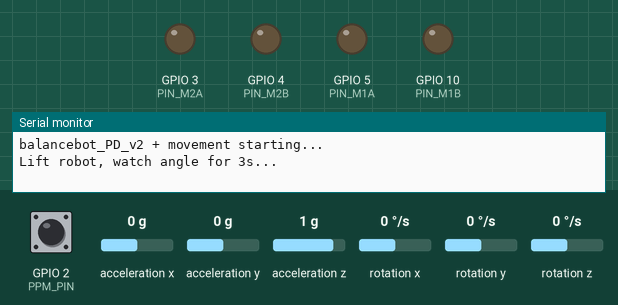
This sketch was run on a simulated ESP32-S3. On the bench: output pins drawn as LEDs (lit = HIGH), the last lines printed to the serial monitor. Wiring (inferred from the names in the program): MPU-6050 motion sensor at I2C address 0x68. Inputs (shaded band) come from the test bench; at power-on: acceleration x 0 g, rotation y 0 °/s, GPIO 2 (PPM_PIN) HIGH, acceleration y 0 g, acceleration z 1 g, rotation x 0 °/s, rotation z 0 °/s.

Above: at 1.5 s.
5.7 s: acceleration x set to -1.4 g
7.9 s: rotation y set to -192 °/s
At 8.11 s:
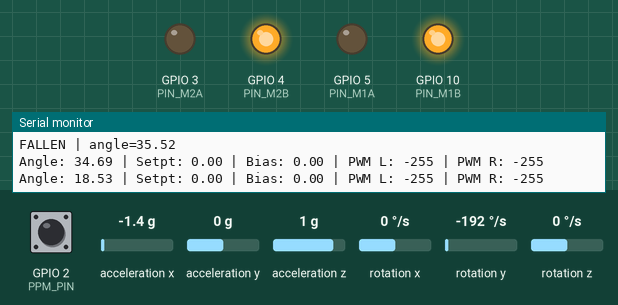
10.0 s: rotation y set to 0 °/s
At 10.23 s:
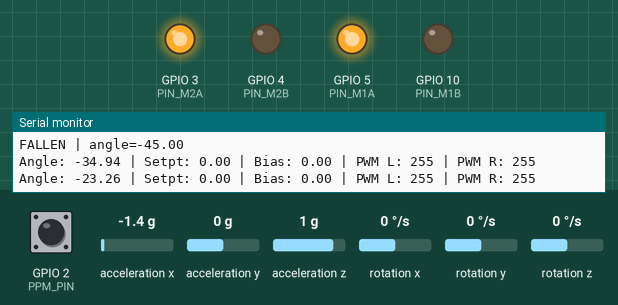
12.1 s: acceleration x set to 0 g
15.1 s: acceleration x set to 0.2 g
At 16.42 s:
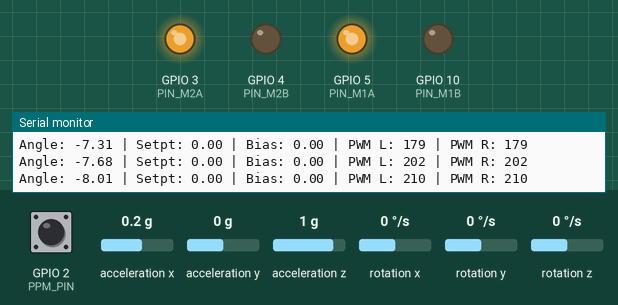
18.1 s: acceleration x set to -0.8 g
At 19.7 s:
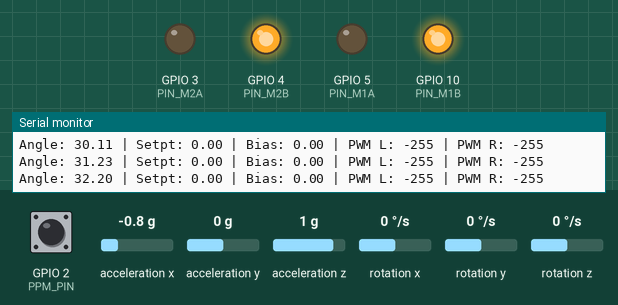
Timing chart, 0 to 21.0 s (numbered marks = the images above; inputs shaded):
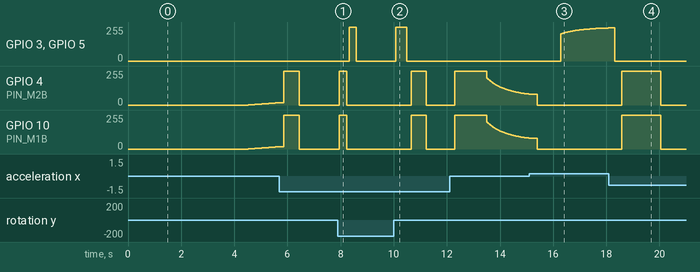

The sketch:

balancebot_PD_mecanum_wheel_with_RC.ino
```cpp
/*  ============================================================
    balancebot_PD_v2.ino  — with directional movement sequence

    Added on top of your existing code:
    - moveState enum for sequence control
    - DesiredAnglePitch offset for forward/backward
    - turnBias offset for left/right differential
    - Timed state machine: FWD → LEFT → RIGHT → BWD → BALANCE

    Core PID, IMU, Kalman, motor helpers — all unchanged.
    ============================================================ */

#include <Wire.h>
#include <math.h>

// ─── Pins — unchanged ───────────────────────────────────────────
#define CUSTOM_SDA_PIN  6
#define CUSTOM_SCL_PIN  7
#define PIN_M1A         5
#define PIN_M1B         10
#define PIN_M2A         3
#define PIN_M2B         4

#define PWM_FREQ        20000
#define PWM_RESOLUTION  8
#define MPU6050_ADDRESS 0x68

// ─── Timing — unchanged ─────────────────────────────────────────
const float dt = 0.005;
uint32_t LoopTimer;

// ─── IMU — unchanged ────────────────────────────────────────────
int16_t AccXLSB, AccYLSB, AccZLSB;
int16_t GyroXLSB, GyroYLSB, GyroZLSB;
float AccX, AccY, AccZ;
float RateRoll, RatePitch, RateYaw;
float AnglePitch;

// ─── Calibration — unchanged ────────────────────────────────────
float RateCalibrationRoll  = -3.57;
float RateCalibrationPitch = -1.08;
float RateCalibrationYaw   =  0.74;
float AccXCalibration      =  0.00;
float AccYCalibration      =  0.01;
float AccZCalibration      = -0.03;

// ─── Kalman — unchanged ─────────────────────────────────────────
float KalmanAnglePitch            = 0;
float KalmanUncertaintyAnglePitch = 4;
float Kalman1DOutput[2]           = {0, 0};

void kalman_1d(float& KalmanState, float& KalmanUncertainty,
               float KalmanInput, float KalmanMeasurement)
{
    KalmanState       = KalmanState + dt * KalmanInput;
    KalmanUncertainty = KalmanUncertainty + dt * dt * 4 * 4;
    float KalmanGain  = KalmanUncertainty / (KalmanUncertainty + 3 * 3);
    KalmanState       = KalmanState + KalmanGain * (KalmanMeasurement - KalmanState);
    KalmanUncertainty = (1 - KalmanGain) * KalmanUncertainty;
    Kalman1DOutput[0] = KalmanState;
    Kalman1DOutput[1] = KalmanUncertainty;
}

// ─── PID — unchanged ────────────────────────────────────────────
float P_gain = 20.0;
float I_gain = 20;
float D_gain = 0.05;

float DesiredAnglePitch = 0.0;  // modified by movement state

float Error       = 0;
float PrevError   = 0;
float PrevIterm   = 0;
float MotorOutput = 0;
float filteredDterm      = 0;
const float DTERM_FILTER_ALPHA = 0.80;

// ─── Safety ─────────────────────────────────────────────────────
const float FALL_ANGLE_DEG = 35.0;

// ─── Serial ─────────────────────────────────────────────────────
static uint32_t lastPrint       = 0;
static uint32_t lastPrintFallen = 0;

// ================================================================
//  PPM RECEIVER
// ================================================================
#define PPM_PIN            2
#define NUM_CHANNELS       8
#define PPM_SYNC_THRESHOLD 3000
#define CHANNEL_MIN        1000
#define CHANNEL_MAX        2000

volatile int ReceiverValue[NUM_CHANNELS];
volatile int channelIndex       = 0;
volatile unsigned long lastTime = 0;

void IRAM_ATTR ppmInterruptHandler()
{
    unsigned long currentTime = micros();
    unsigned long pulseWidth  = currentTime - lastTime;
    lastTime = currentTime;

    if (pulseWidth > PPM_SYNC_THRESHOLD)
    {
        channelIndex = 0;
    }
    else if (channelIndex < NUM_CHANNELS)
    {
        ReceiverValue[channelIndex] = constrain(pulseWidth, CHANNEL_MIN, CHANNEL_MAX);
        channelIndex++;
    }
}

void read_receiver(int *channelValues)
{
    noInterrupts();
    for (int i = 0; i < NUM_CHANNELS; i++)
    {
        channelValues[i] = ReceiverValue[i];
    }
    interrupts();
}

// ================================================================
//  RC SETTINGS — same values as your state machine
// ================================================================
const float FORWARD_ANGLE_OFFSET  =  8.0;  // same as your state machine
const float BACKWARD_ANGLE_OFFSET = -8.0;  // same as your state machine
const float MAX_TURN_BIAS         =  60.0; // same as your state machine
const int   DEAD_ZONE             =  80;   // stick center tolerance

// Active turn bias — same variable name as your state machine
float turnBias = 0.0;

// ================================================================
//  RC COMMAND — replaces update_move_state()
//  Same job: sets DesiredAnglePitch and turnBias.
//  Stick forward  = same as STATE_FORWARD
//  Stick backward = same as STATE_BACKWARD
//  Stick center   = same as STATE_BALANCE
//  Yaw left/right = same as STATE_TURN_LEFT / STATE_TURN_RIGHT
// ================================================================
void update_move_state()
{
    int channelValues[NUM_CHANNELS];
    read_receiver(channelValues);

    // ── Pitch [1] → forward / backward ──────────────────────
    int pitchCentered = channelValues[1] - 1500;

    if (pitchCentered > DEAD_ZONE)
    {
        DesiredAnglePitch = FORWARD_ANGLE_OFFSET;
    }
    else if (pitchCentered < -DEAD_ZONE)
    {
        DesiredAnglePitch = BACKWARD_ANGLE_OFFSET;
    }
    else
    {
        // Orignal Version
        //DesiredAnglePitch = 0.0;
        //DesiredAnglePitch = DesiredAnglePitch * 0.90;

        // Proposed Version - Yet to try
        DesiredAnglePitch = DesiredAnglePitch * 0.90; //smooth return
        if (fabs(DesiredAnglePitch) < 0.1)
        {
         DesiredAnglePitch = 0.0; // avoid drift
        }
    }

    // ── Yaw [3] → left / right ──────────────────────────────
    int yawCentered = channelValues[3] - 1500;

    if (yawCentered > DEAD_ZONE)
    {
        turnBias = MAX_TURN_BIAS;
    }
    else if (yawCentered < -DEAD_ZONE)
    {
        turnBias = -MAX_TURN_BIAS;
    }
    else
    {
        turnBias = 0.0;
    }
}

// ================================================================
//  IMU READ — unchanged
// ================================================================
void read_imu() {
    Wire.beginTransmission(MPU6050_ADDRESS);
    Wire.write(0x3B);
    Wire.endTransmission();
    Wire.requestFrom(MPU6050_ADDRESS, 6);
    AccXLSB = Wire.read() << 8 | Wire.read();
    AccYLSB = Wire.read() << 8 | Wire.read();
    AccZLSB = Wire.read() << 8 | Wire.read();

    Wire.beginTransmission(MPU6050_ADDRESS);
    Wire.write(0x43);
    Wire.endTransmission();
    Wire.requestFrom(MPU6050_ADDRESS, 6);
    GyroXLSB = Wire.read() << 8 | Wire.read();
    GyroYLSB = Wire.read() << 8 | Wire.read();
    GyroZLSB = Wire.read() << 8 | Wire.read();

    RateRoll  = (float)GyroXLSB / 65.5 - RateCalibrationRoll;
    RatePitch = (float)GyroYLSB / 65.5 - RateCalibrationPitch;
    RateYaw   = (float)GyroZLSB / 65.5 - RateCalibrationYaw;

    AccX = (float)AccXLSB / 4096.0 - AccXCalibration;
    AccY = (float)AccYLSB / 4096.0 - AccYCalibration;
    AccZ = (float)AccZLSB / 4096.0 - AccZCalibration;

    AnglePitch = -atan(AccX / sqrt(AccY * AccY + AccZ * AccZ)) * 57.29578;
}

// ================================================================
//  MOTOR HELPERS — unchanged
// ================================================================
float constrain_float(float v, float lo, float hi) {
    return v < lo ? lo : v > hi ? hi : v;
}

void set_motor_left(int pwm) {
    pwm = (int)constrain_float(pwm, -255, 255);
    uint32_t duty = abs(pwm);
    if      (pwm > 0) { ledcWrite(PIN_M1A, duty); ledcWrite(PIN_M1B, 0);    }
    else if (pwm < 0) { ledcWrite(PIN_M1A, 0);    ledcWrite(PIN_M1B, duty); }
    else              { ledcWrite(PIN_M1A, 0);    ledcWrite(PIN_M1B, 0);    }
}

void set_motor_right(int pwm) {
    pwm = (int)constrain_float(pwm, -255, 255);
    uint32_t duty = abs(pwm);
    if      (pwm > 0) { ledcWrite(PIN_M2A, duty); ledcWrite(PIN_M2B, 0);    }
    else if (pwm < 0) { ledcWrite(PIN_M2A, 0);    ledcWrite(PIN_M2B, duty); }
    else              { ledcWrite(PIN_M2A, 0);    ledcWrite(PIN_M2B, 0);    }
}

void motors_stop() {
    ledcWrite(PIN_M1A, 0); ledcWrite(PIN_M1B, 0);
    ledcWrite(PIN_M2A, 0); ledcWrite(PIN_M2B, 0);
}

// ================================================================
//  SETUP
// ================================================================
void setup() {
    Serial.begin(115200);
    delay(1000);
    Serial.println("balancebot_PD_v2 + movement starting...");

    Wire.setClock(400000);
    Wire.begin(CUSTOM_SDA_PIN, CUSTOM_SCL_PIN);
    delay(250);

    Wire.beginTransmission(MPU6050_ADDRESS);
    Wire.write(0x6B); Wire.write(0x00);
    Wire.endTransmission();
    delay(100);

    Wire.beginTransmission(MPU6050_ADDRESS);
    Wire.write(0x1C); Wire.write(0x10);
    Wire.endTransmission();

    Wire.beginTransmission(MPU6050_ADDRESS);
    Wire.write(0x1B); Wire.write(0x08);
    Wire.endTransmission();
    delay(100);

    ledcAttach(PIN_M1A, PWM_FREQ, PWM_RESOLUTION);
    ledcAttach(PIN_M1B, PWM_FREQ, PWM_RESOLUTION);
    ledcAttach(PIN_M2A, PWM_FREQ, PWM_RESOLUTION);
    ledcAttach(PIN_M2B, PWM_FREQ, PWM_RESOLUTION);
    motors_stop();

    Serial.println("Lift robot, watch angle for 3s...");
    delay(3000);
    Serial.println("Balancing active. RC control enabled.");

    for (int i = 0; i < NUM_CHANNELS; i++)
    {
        ReceiverValue[i] = 1500;
    }
    pinMode(PPM_PIN, INPUT);
    attachInterrupt(digitalPinToInterrupt(PPM_PIN), ppmInterruptHandler, FALLING);

    LoopTimer = micros();
}

// ================================================================
//  MAIN LOOP — 200Hz
// ================================================================
void loop() {
    // ── 1. IMU ─────────────────────────────────────────────────
    read_imu();

    // ── 2. Kalman — unchanged ───────────────────────────────────
    kalman_1d(KalmanAnglePitch, KalmanUncertaintyAnglePitch,
              RatePitch, AnglePitch);
    KalmanAnglePitch            = Kalman1DOutput[0];
    KalmanUncertaintyAnglePitch = Kalman1DOutput[1];
    KalmanAnglePitch = constrain_float(KalmanAnglePitch, -45, 45);

    // ── 3. Safety — unchanged ───────────────────────────────────
    if (fabs(KalmanAnglePitch) > FALL_ANGLE_DEG) {
        motors_stop();
        PrevError = 0; PrevIterm = 0; filteredDterm = 0;
        if (millis() - lastPrintFallen > 500) {
            lastPrintFallen = millis();
            Serial.print("FALLEN | angle=");
            Serial.println(KalmanAnglePitch);
        }
        while (micros() - LoopTimer < (uint32_t)(dt * 1000000));
        LoopTimer = micros();
        return;
    }

    // ── 4. Update movement state machine  ← NEW ────────────────
    update_move_state();

    // ── 5. PID — unchanged ─────────────────────────────────────
    Error = DesiredAnglePitch - KalmanAnglePitch;

    float Pterm = P_gain * Error;

    float Iterm = PrevIterm + I_gain * (Error + PrevError) * dt / 2.0;
    Iterm = constrain_float(Iterm, -50, 50);

    float DtermRaw = D_gain * RatePitch;
    filteredDterm  = DTERM_FILTER_ALPHA * DtermRaw
                   + (1.0 - DTERM_FILTER_ALPHA) * filteredDterm;

    MotorOutput = constrain_float(Pterm + Iterm - filteredDterm, -255, 255);

    PrevError = Error;
    PrevIterm = Iterm;

    // ── 6. Apply motor output + turn bias  ← NEW ───────────────
    // turnBias > 0 = turn left  (right faster, left slower)
    // turnBias < 0 = turn right (left faster, right slower)
    int pwmLeft  = (int)constrain_float(MotorOutput - turnBias, -255, 255);
    int pwmRight = (int)constrain_float(MotorOutput + turnBias, -255, 255);

    set_motor_left(pwmLeft);
    set_motor_right(pwmRight);

    // ── 7. Debug ────────────────────────────────────────────────
    if (millis() - lastPrint > 100) {
        lastPrint = millis();
        Serial.print("Angle: ");  Serial.print(KalmanAnglePitch);
        Serial.print(" | Setpt: ");  Serial.print(DesiredAnglePitch);
        Serial.print(" | Bias: ");   Serial.print(turnBias);
        Serial.print(" | PWM L: ");  Serial.print(pwmLeft);
        Serial.print(" | PWM R: ");  Serial.println(pwmRight);
    }

    // ── 8. Loop timing — unchanged ──────────────────────────────
    while (micros() - LoopTimer < (uint32_t)(dt * 1000000));
    LoopTimer = micros();
}
```

Measured:
- after the input at 7.9 s, GPIO 3 (PIN_M2A), GPIO 5 (PIN_M1A): 0/255 → 255/255 after 0.43 s, → 0/255 0.25 s later; GPIO 4 (PIN_M2B), GPIO 10 (PIN_M1B): 0/255 → 255/255 after 0.06 s, → 0/255 0.27 s later
- after the input at 10.0 s, GPIO 3 (PIN_M2A), GPIO 5 (PIN_M1A): 0/255 → 255/255 after 0.08 s, → 0/255 0.41 s later; GPIO 4 (PIN_M2B), GPIO 10 (PIN_M1B): 0/255 → 255/255 after 0.67 s, → 0/255 0.56 s later
- after the input at 15.1 s, GPIO 3 (PIN_M2A), GPIO 5 (PIN_M1A): moves from 0/255 to 248/255 over 1.8 s, starting after 1.2 s
- after the input at 18.1 s, GPIO 4 (PIN_M2B), GPIO 10 (PIN_M1B): 0/255 → 255/255 after 0.49 s, → 0/255 1.5 s later
